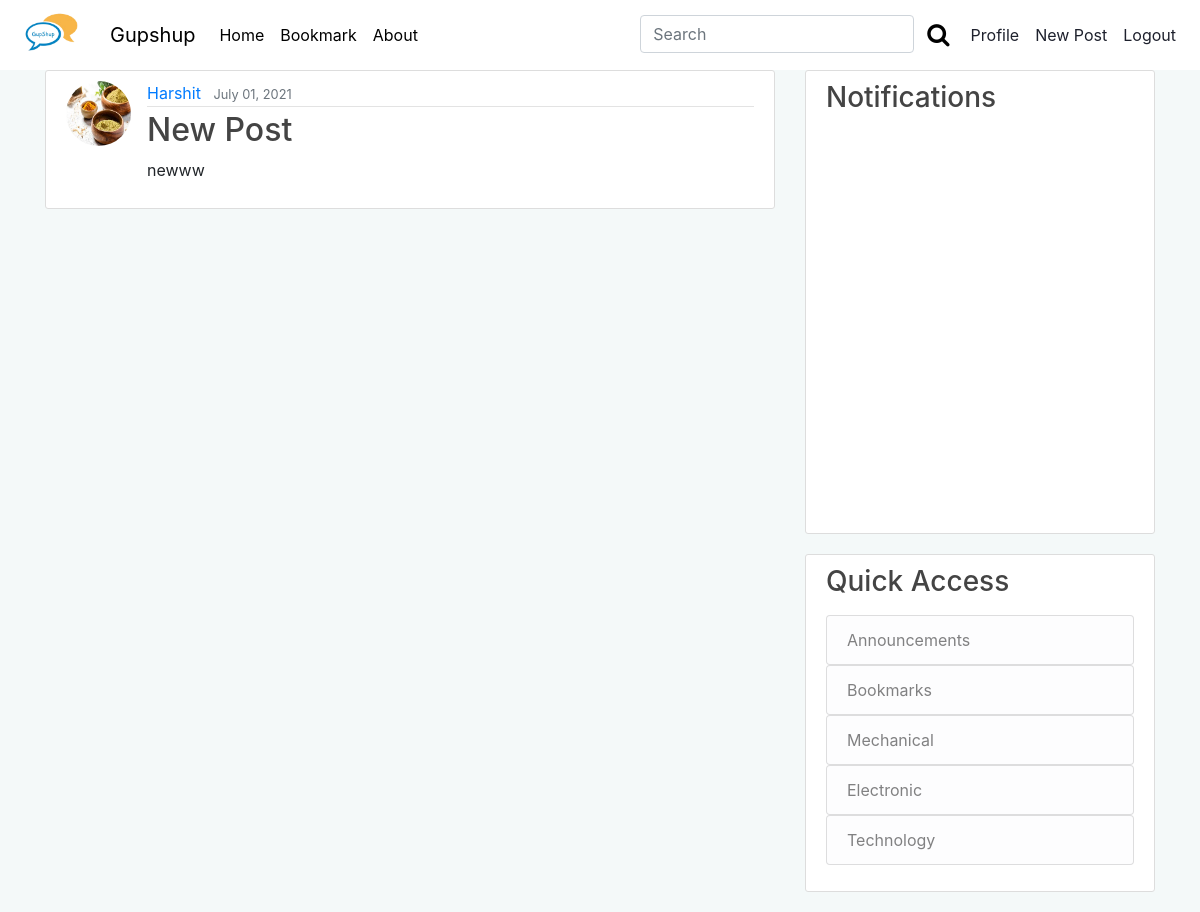
Page /post/bookmark/ (signed in) on the committed database.
### blog/models.py (models this page shows, shortened)
class Post(models.Model):
    title = models.CharField(max_length=100)
    content = RichTextField()
    date_posted = models.DateTimeField(default=timezone.now)
    author = models.ForeignKey(User, on_delete=models.CASCADE)
    is_appropriate  = models.BooleanField(default = True)
    notice = models.CharField(max_length=100, default="This Post was DELETED",null=True, blank=True)
    category = models.CharField(
        max_length=20,
        choices=Category_choices,
        default='Miscellenous'
    )
    upvote = models.ManyToManyField(User, related_name='upvote',blank=True)
    downvote = models.ManyToManyField(User, related_name='downvote',blank=True)
    bookmark = models.ManyToManyField(User, related_name='bookmark',blank=True)

### users/models.py (models this page shows, shortened)
class Profile(models.Model):
	user = models.OneToOneField(User, on_delete=models.CASCADE)
	image = models.ImageField(default='default2.png',upload_to='profile_pics')
	college = models.CharField(max_length = 20,choices=college_choices,default='KJSCE',blank=True, null=True)
	about = RichTextField(blank=True, null=True)
	image_url = models.URLField(default = "http://127.0.0.1:8000/media/default2.png")

### blog/views.py (the view)
# urls.py: path('post/bookmark/', views.BookmarkView.as_view(), name='bookmark-post'),
class BookmarkView(ListView):
	model = Post
	template_name = 'blog/bookmark.html'
	context_object_name = 'posts'
	paginate_by = 5
	def get_queryset(self):
		return (Post.objects.filter(bookmark=self.request.user))

### blog/templates/blog/bookmark.html (shortened to what this page needs)
{% extends "blog/base.html" %}
{% block content %}
{% for post in posts%}
<article class="media content-section">
    <img class="rounded-circle article-img " src={{post.author.profile.image.url}}>
    <div class="media-body">
        <div class="article-metadata">
            <a class="mr-2" href="{% url 'user-posts' post.author.username %}">{{ post.author }}</a>
            <small class="text-muted">{{ post.date_posted|date:"F d, Y" }}</small>
        </div>
        <h2><a class="article-title" href="{% url 'post-detail' post.id %}">{{ post.title }}</a></h2>
        <p class="article-content">{{ post.content| safe }}</p>
    </div>
</article>
{%endfor%}
    {% endblock content %}

### blog/static/blog/main.css (style rules this page uses)
body { background: #fafafa; color: #333333; margin-top: 5rem; }
h1, h2, h3, h4, h5, h6 { color: #444444; }
.content-section { background: #ffffff; padding: 10px 20px; border: 1px solid #dddddd; border-radius: 3px; margin-bottom: 20px; }
.article-title { color: #444444; }
.article-content { white-space: pre-line; }
.article-img { height: 65px; width: 65px; margin-right: 16px; }
.article-metadata { padding-bottom: 1px; margin-bottom: 4px; border-bottom: 1px solid #e3e3e3 }

### rows in the picture
Post: author.profile.image (placeholder picture), author "Harshit", date_posted "July 01, 2021", title "New Post", content "newww"
